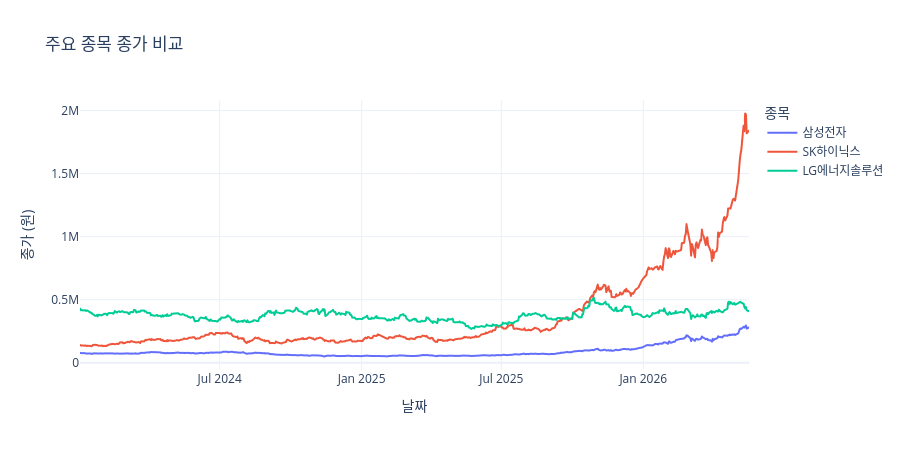

The notebook cell this image was saved under:
### Code cell
# 다중 종목 라인 차트
fig_multi = px.line(
    merged_df,
    title='주요 종목 종가 비교',
    labels={'value': '종가 (원)', 'Date': '날짜', 'variable': '종목'}
)

fig_multi.update_layout(height=450, legend_title='종목')
fig_multi.show()

### Figure 1 — Plotly figure (JSON) as saved in the notebook; plotly's stock layout.template omitted (floating-point values rounded to 4 significant figures; data arrays with more than 128 entries replaced by an {"elided": "..."} marker saying what was removed)
{"data": [{"hovertemplate": "종목=삼성전자<br>날짜=%{x}<br>종가 (원)=%{y}<extra></extra>", "legendgroup": "삼성전자", "line": {"color": "#636efa", "dash": "solid"}, "marker": {"symbol": "circle"}, "mode": "lines", "name": "삼성전자", "showlegend": true, "type": "scattergl", "x": {"elided": "577 str values"}, "xaxis": "x", "y": {"elided": "577 int values"}, "yaxis": "y"}, {"hovertemplate": "종목=SK하이닉스<br>날짜=%{x}<br>종가 (원)=%{y}<extra></extra>", "legendgroup": "SK하이닉스", "line": {"color": "#EF553B", "dash": "solid"}, "marker": {"symbol": "circle"}, "mode": "lines", "name": "SK하이닉스", "showlegend": true, "type": "scattergl", "x": {"elided": "577 str values"}, "xaxis": "x", "y": {"elided": "577 int values"}, "yaxis": "y"}, {"hovertemplate": "종목=LG에너지솔루션<br>날짜=%{x}<br>종가 (원)=%{y}<extra></extra>", "legendgroup": "LG에너지솔루션", "line": {"color": "#00cc96", "dash": "solid"}, "marker": {"symbol": "circle"}, "mode": "lines", "name": "LG에너지솔루션", "showlegend": true, "type": "scattergl", "x": {"elided": "577 str values"}, "xaxis": "x", "y": {"elided": "577 int values"}, "yaxis": "y"}], "layout": {"height": 450, "legend": {"title": {"text": "종목"}, "tracegroupgap": 0}, "title": {"text": "주요 종목 종가 비교"}, "xaxis": {"anchor": "y", "domain": [0, 1], "title": {"text": "날짜"}}, "yaxis": {"anchor": "x", "domain": [0, 1], "title": {"text": "종가 (원)"}}}}
